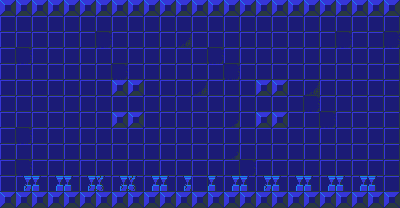

Below is a game level as drawn by its tile map, then a one-line description and the .tmx file that defines it, in full:
An orthogonal 25x13 tile map with 16x16 px tiles, 1 tile layer (tiles), 2 tilesets and 5 objects (3x enemy, 2x exit).

<map version="1.0" orientation="orthogonal" renderorder="right-down" width="25" height="13" tilewidth="16" tileheight="16" nextobjectid="7">
 <tileset firstgid="1" source="baseblueold.tsx" />
 <tileset firstgid="17" source="bads.tsx" />
 <layer name="tiles" width="25" height="13">
  <data encoding="csv">
2,2,2,2,2,2,2,2,2,2,2,2,2,2,2,2,2,2,2,2,2,2,2,2,2,
1,1,1,1,1,1,1,1,1,1,1,1,1,1,1,1,1,1,1,1,1,1,1,1,1,
1,1,1,1,1,1,5,1,1,1,1,4,1,1,1,1,1,1,1,1,1,5,1,1,5,
1,5,1,1,1,1,1,1,1,1,1,1,1,5,1,1,1,1,1,1,1,1,1,1,1,
1,1,1,1,1,1,1,5,1,1,1,1,1,1,5,1,1,1,1,1,1,1,1,1,1,
1,1,1,1,1,1,1,2,2,1,1,1,4,1,1,1,2,2,1,4,1,1,1,1,1,
1,1,1,1,1,1,1,1,1,1,1,1,1,1,1,1,1,1,1,5,1,1,1,1,1,
1,1,1,1,1,1,1,2,2,1,1,1,1,1,3,1,2,2,1,1,5,1,1,1,1,
1,5,1,1,1,1,1,1,1,1,1,1,1,1,1,1,1,1,1,1,1,1,1,1,1,
1,1,1,1,1,1,1,1,1,1,1,1,1,1,3,1,1,1,1,1,1,1,1,1,1,
1,5,1,1,1,1,1,1,1,1,1,1,1,1,1,5,1,1,1,1,1,1,1,1,1,
1,13,10,9,10,13,14,13,14,9,10,13,1,10,9,10,13,10,9,10,9,10,9,10,1,
2,2,2,2,2,2,2,2,2,2,2,2,2,2,2,2,2,2,2,2,2,2,2,2,2
</data>
 </layer>
 <objectgroup name="exits">
  <object id="5" type="exit" x="400" y="16">
   <properties>
    <property name="exit" type="int" value="1" />
    <property name="xflip" type="int" value="1" />
   </properties>
   <polyline points="0,0 0,176" />
  </object>
  <object id="6" type="exit" x="0" y="16">
   <properties>
    <property name="exit" type="int" value="-1" />
    <property name="xflip" type="int" value="1" />
   </properties>
   <polyline points="0,0 0,176" />
  </object>
 </objectgroup>
 <objectgroup name="bads">
  <object id="1" type="enemy" gid="17" x="160" y="80" width="16" height="16">
   <properties>
    <property name="bad" value="hood" />
   </properties>
  </object>
  <object id="2" type="enemy" gid="17" x="224" y="80" width="16" height="16">
   <properties>
    <property name="bad" value="hood" />
   </properties>
  </object>
  <object id="4" type="enemy" gid="18" x="192" y="128" width="16" height="16">
   <properties>
    <property name="bad" value="skel" />
   </properties>
  </object>
 </objectgroup>
</map>